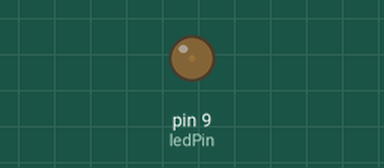
This sketch was run on a simulated Arduino Uno, built with avr-gcc and run on an emulated ATmega328P. Shown: output pins drawn as LEDs (lit = HIGH).

Above: at 0.05 s.
At 0.95 s:
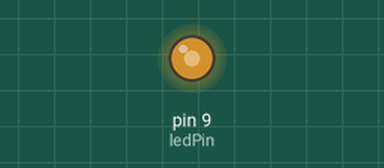
At 1.4 s:
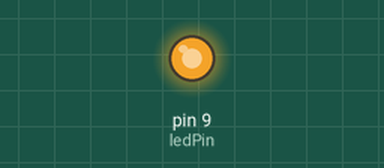
At 2.75 s:
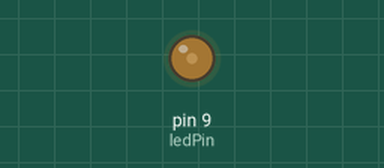
Timing chart, 0 to 7.2 s (numbered marks = the images above):
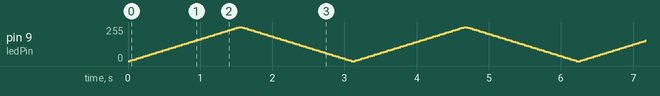

The sketch:

HXD.ino
```cpp
int ledPin = 9;
void setup() {
  // put your setup code here, to run once:

}

void loop() {
  // put your main code here, to run repeatedly:
  for(int V=0;V<=255;V+=5){
     analogWrite(ledPin,V);
     delay(30);
  }
  for(int V=255;V>=0;V-=5){
     analogWrite(ledPin,V);
     delay(30);
  }
}
```
